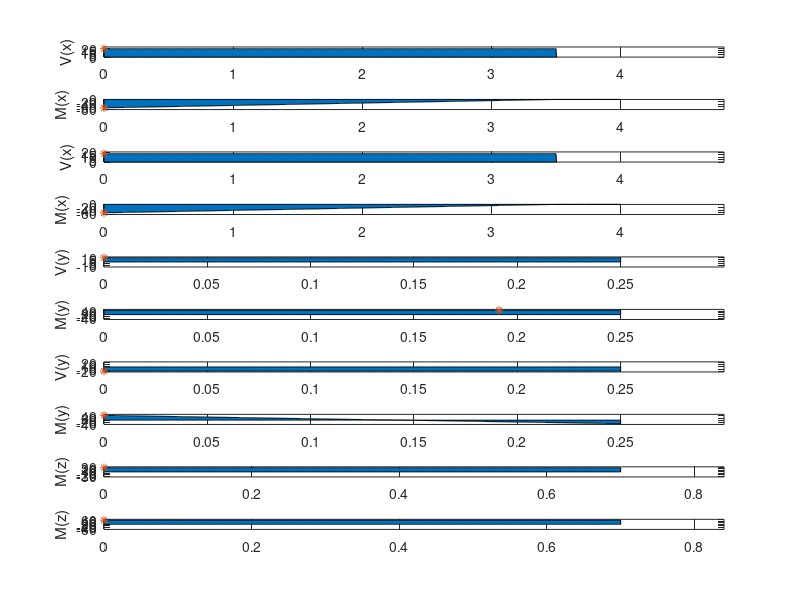

Reproduce this figure in MATLAB.
clc
clear all

% Project 1 ME 466
% Will Buziak
% Submission date: 2/22/2022
% Assignment is to perform stress analysis
% on bike arm in given loading conditions

%% Section 1: Initialize

F = 20; %lb
h = .5; %in
r = 2; %in
t = 1.4; %in
L = 4; %in
d = .5; %in
x = linspace(0,L,1000);
y = linspace(0,.25,1000);
z = linspace(0,.7,1000);
%% Section 2: Reactions

%Horizontal

R_yh = F;
M_zh = -(L-d)*(F);
M_xh = -(r+t/2)*F;
%Angled

theta = 45; %deg
F_xa = F*cos(theta); 
F_ya = -F*sin(theta); 

R_xa = -F_xa; 
R_ya = -F_ya;

M_za = -(L-d)*(F*sin(theta));
M_ya = (r+t/2)*(F*cos(theta));
M_xa = (r+t/2)*(F*sin(theta));

%Vertical

R_xv = -F;
M_yv = (r+t/2)*F;

%% Section 3: Singularity Functions

% shear

%horizontal

Vh_x = R_yh - F.*(x>3.5);
Mh_x = M_zh + R_yh*x - F.*(x>3.5).*(x-3.5);

% angled
Va_x = R_ya - R_ya.*(x>3.5);
Ma_x = M_za + R_ya*x - R_ya.*(x>3.5).*(x-3.5);

% Axial

%angled

Va_y = -R_xa + R_xa.*(y>.25);
Ma_y = M_xa - R_xa*x + R_xa.*(x>.25).*(x-.25);

%vert

Vv_y = -F + F.*(y>.25);
Mv_y = M_xa - F*x + F.*(y>.25).*(y-.25);

% z

%angled
Ma_z = M_ya-M_ya.*(z>.7);

%vert
Mv_z = M_yv-M_yv.*(z>.7);

figure (1)

subplot(10,1,1)
area(x,Vh_x)
[maxvalue1,i] = max(abs(Vh_x));
hold on
plot(x(i),Vh_x(i),'*')
ylabel('V(x)')
ylim([min([1.2*min(Vh_x),0,-1.2*min(Vh_x)]),max([0,1.2*max(Vh_x),-1.2*max(Vh_x)])]);
xlim([0,1.2*L])
hold off

subplot(10,1,2)
area(x,Mh_x)
[maxvalue2,n] = max(abs(Mh_x));
hold on
plot(x(n),Mh_x(n),'*')
ylabel('M(x)')
ylim([min([1.2*min(Mh_x),0,-1.2*min(Mh_x)]),max([0,1.2*max(Mh_x),-1.2*max(Mh_x)])]);
xlim([0,1.2*L])
hold off

subplot(10,1,3)
area(x,Va_x)
[maxvalue3,k] = max(abs(Va_x));
hold on
plot(x(k),Va_x(k),'*')
ylabel('V(x)')
ylim([min([1.2*min(Va_x),0,-1.2*min(Va_x)]),max([0,1.2*max(Va_x),-1.2*max(Va_x)])]);
xlim([0,1.2*L])
hold off

subplot(10,1,4)
area(x,Ma_x)
[maxvalue4,m] = max(abs(Ma_x));
hold on
plot(x(m),Ma_x(m),'*')
ylabel('M(x)')
ylim([min([1.2*min(Ma_x),0,-1.2*min(Ma_x)]),max([0,1.2*max(Ma_x),-1.2*max(Ma_x)])]);
xlim([0,1.2*L])
hold off

subplot(10,1,5)
area(y,Va_y)
[maxvalue5,q] = max(abs(Va_y));
hold on
plot(x(q),Va_y(q),'*')
ylabel('V(y)')
ylim([min([1.2*min(Va_y),0,-1.2*min(Va_y)]),max([0,1.2*max(Va_y),-1.2*max(Va_y)])]);
xlim([0,1.2*.25])
hold off

subplot(10,1,6)
area(y,Ma_y)
[maxvalue6,s] = max(abs(Ma_y));
hold on
plot(y(s),Ma_y(s),'*')
ylabel('M(y)')
ylim([min([1.2*min(Ma_y),0,-1.2*min(Ma_y)]),max([0,1.2*max(Ma_y),-1.2*max(Ma_y)])]);
xlim([0,1.2*.25])
hold off

subplot(10,1,7)
area(y,Vv_y)
[maxvalue7,o] = max(abs(Vv_y));
hold on
plot(y(o),Vv_y(o),'*')
ylabel('V(y)')
ylim([min([1.2*min(Vv_y),0,-1.2*min(Vv_y)]),max([0,1.2*max(Vv_y),-1.2*max(Vv_y)])]);
xlim([0,1.2*.25])
hold off

subplot(10,1,8)
area(y,Mv_y)
[maxvalue8,p] = max(abs(Mv_y));
hold on
plot(y(p),Mv_y(p),'*')
ylabel('M(y)')
ylim([min([1.2*min(Mv_y),0,-1.2*min(Mv_y)]),max([0,1.2*max(Mv_y),-1.2*max(Mv_y)])]);
xlim([0,1.2*.25])
hold off

subplot(10,1,9)
area(z,Ma_z)
[maxvalue9,u] = max(abs(Ma_z));
hold on
plot(z(u),Ma_z(u),'*')
ylabel('M(z)')
ylim([min([1.2*min(Ma_z),0,-1.2*min(Ma_z)]),max([0,1.2*max(Ma_z),-1.2*max(Ma_z)])]);
xlim([0,1.2*.7])
hold off

subplot(10,1,10)
area(z,Mv_z)
[maxvalue10,v] = max(abs(Mv_z));
hold on
plot(z(v),Mv_z(v),'*')
ylabel('M(z)')
ylim([min([1.2*min(Mv_z),0,-1.2*min(Mv_z)]),max([0,1.2*max(Mv_z),-1.2*max(Mv_z)])]);
xlim([0,1.2*.7])
hold off

%% Section 4
%horizontal
sigh = [-1200, 1166.4,0
    1166.4, 0, 0
    0,0,0];
ph = sort(eig(sigh),'descend');

VSh = sqrt((ph(1).^2)+(ph(2).^2)+(ph(3)).^2 - (ph(1)*ph(2)+ph(2)*ph(3)+ph(3)*ph(1)));

%angled
siga = [-1021.714, 1101.6,0
    1101.6,0,0
    0,0,0];
pa = sort(eig(siga),'descend');

VSa = sqrt((pa(1).^2)+(pa(2).^2)+(pa(3)).^2 - (pa(1)*pa(2)+pa(2)*pa(3)+pa(3)*pa(1)));

%vertical
sigv = [2592,0,0
    0,0,0
    0,0,0];
pv = sort(eig(sigv),'descend');

VSv = sqrt((pv(1).^2)+(pv(2).^2)+(pv(3)).^2 - (pv(1)*pv(2)+pv(2)*pv(3)+pv(3)*pv(1)));
